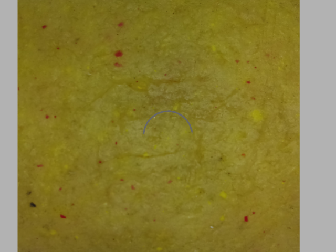
//> input picture imgs/raw_r_fatty.png, 336 x 252 px
$ ./ColorFilterTesting   (built with g++ and OpenCV 4)
//> lines starting //> are read from the running program, lines starting //| are printed output that depends on the picture; after the words box and inside, x2 and y2 are one past the last pixel; in counts of white or black regions, pixels touching at a corner belong together
#include "opencv2/imgproc.hpp"
#include "opencv2/highgui.hpp"
#include <iostream>

using namespace cv;
using namespace std;

const int max_value_H = 360/2;
const int max_value = 255;
const String window_name = "Object Detection";
const String img_window_name = "img";
    Mat img, img_HSV, img_threshold;


int low_H = 0, low_S = 0, low_V = 0;
int high_H = max_value_H, high_S = max_value, high_V = max_value;

void on_low_H_thresh_trackbar(int, void *)
{
    low_H = min(high_H-1, low_H);
    setTrackbarPos("Low H", window_name, low_H);
        inRange(img_HSV, Scalar(low_H, low_S, low_V), Scalar(high_H, high_S, high_V), img_threshold);

}
void on_high_H_thresh_trackbar(int, void *)
{
    high_H = max(high_H, low_H+1);
    setTrackbarPos("High H", window_name, high_H);
        inRange(img_HSV, Scalar(low_H, low_S, low_V), Scalar(high_H, high_S, high_V), img_threshold);

}
void on_low_S_thresh_trackbar(int, void *)
{
    low_S = min(high_S-1, low_S);
    setTrackbarPos("Low S", window_name, low_S);
        inRange(img_HSV, Scalar(low_H, low_S, low_V), Scalar(high_H, high_S, high_V), img_threshold);

}
void on_high_S_thresh_trackbar(int, void *)
{
    high_S = max(high_S, low_S+1);
    setTrackbarPos("High S", window_name, high_S);
        inRange(img_HSV, Scalar(low_H, low_S, low_V), Scalar(high_H, high_S, high_V), img_threshold);

}
void on_low_V_thresh_trackbar(int, void *)
{
    low_V = min(high_V-1, low_V);
    setTrackbarPos("Low V", window_name, low_V);
        inRange(img_HSV, Scalar(low_H, low_S, low_V), Scalar(high_H, high_S, high_V), img_threshold);

}
void on_high_V_thresh_trackbar(int, void *)
{
    high_V = max(high_V, low_V+1);
    setTrackbarPos("High V", window_name, high_V);
    inRange(img_HSV, Scalar(low_H, low_S, low_V), Scalar(high_H, high_S, high_V), img_threshold);

}

int main(int argc, char* argv[])
{
    namedWindow(window_name);
    namedWindow(img_window_name);

    // Trackbars to set thresholds for HSV values
    createTrackbar("Low H", window_name, &low_H, max_value_H, on_low_H_thresh_trackbar);
//> slider 'Low H' is set to 36
    createTrackbar("High H", window_name, &high_H, max_value_H, on_high_H_thresh_trackbar);
    createTrackbar("Low S", window_name, &low_S, max_value, on_low_S_thresh_trackbar);
//> slider 'Low S' is set to 51
    createTrackbar("High S", window_name, &high_S, max_value, on_high_S_thresh_trackbar);
    createTrackbar("Low V", window_name, &low_V, max_value, on_low_V_thresh_trackbar);
//> slider 'Low V' is set to 51
    createTrackbar("High V", window_name, &high_V, max_value, on_high_V_thresh_trackbar);


    img = imread("../imgs/raw_r_fatty.png", IMREAD_COLOR);
//> img is the input picture: 252 rows x 336 cols, CV_8UC3; mean B, G, R 56.5, 126.4, 137.9
    if(!img.data){
        cerr << "Loading image failed" << endl;
        exit(0);
    }
    cvtColor(img, img_HSV, COLOR_BGR2HSV);
//> img_HSV: 252 rows x 336 cols, CV_8UC3; mean H, S, V 21.7, 159.6, 137.9
    inRange(img_HSV, Scalar(low_H, low_S, low_V), Scalar(high_H, high_S, high_V), img_threshold);
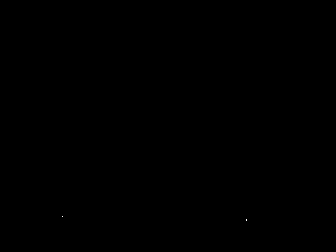
//> img_threshold: 252 rows x 336 cols, CV_8UC1; 0% white in thin lines or dots, all inside (x1, y1, x2, y2) = (62, 216, 247, 221)

    // Detect the object based on HSV Range Values
    // Show the frames
    imshow(window_name, img_threshold);
    Vec3b hsv=img_HSV.at<Vec3b>(0,0);
//> hsv = [0, 0, 178]
    int H=hsv.val[0]; //hue
//> H = 0
    int S=hsv.val[1]; //saturation
//> S = 0
    int V=hsv.val[2]; //value
//> V = 178
    cout << H << ", " << S << ", " << V << endl;
//| 0, 0, 178
    // Convert from BGR to HSV colorspace


    imshow(img_window_name, img_HSV);
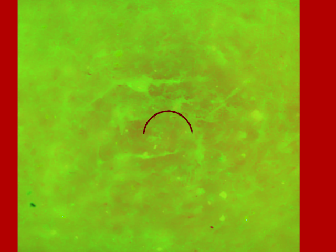
//> window 'img': 252 rows x 336 cols, CV_8UC3; mean B, G, R 21.7, 159.6, 137.9
    waitKey(0);

    return 0;
}

$ run again, with imgs/raw_l_darkneedle.png copied over imgs/raw_r_fatty.png
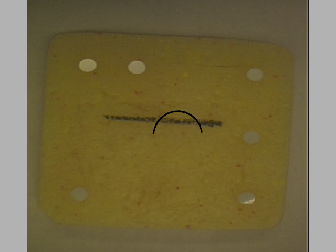
//> input picture imgs/raw_l_darkneedle.png, 336 x 252 px
//> img is the input picture: 252 rows x 336 cols, CV_8UC3; mean B, G, R 65.4, 105.2, 116.9
//> img_HSV: 252 rows x 336 cols, CV_8UC3; mean H, S, V 19.3, 122.5, 116.9
//> img_threshold: 252 rows x 336 cols, CV_8UC1; every value is 0
//> hsv = [0, 0, 178]
//> H = 0
//> V = 178
//| 0, 0, 178
//> `imshow(img_window_name, img_HSV);`:
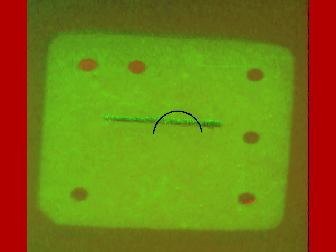
//> window 'img': 252 rows x 336 cols, CV_8UC3; mean B, G, R 19.3, 122.5, 116.9
